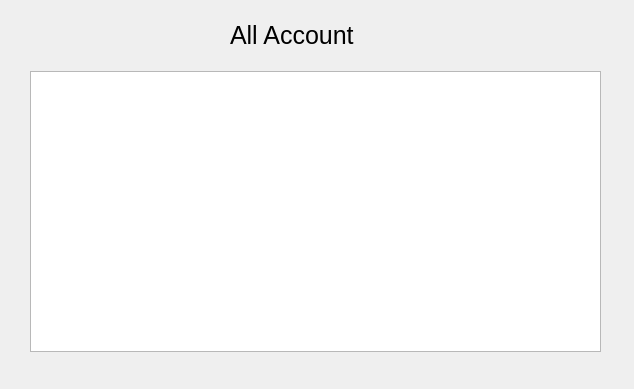
<?xml version="1.0" encoding="UTF-8"?>
<ui version="4.0">
 <class>ChangePassword</class>
 <widget class="QWidget" name="ChangePassword">
  <property name="geometry">
   <rect>
    <x>0</x>
    <y>0</y>
    <width>634</width>
    <height>389</height>
   </rect>
  </property>
  <property name="windowTitle">
   <string>Form</string>
  </property>
  <widget class="QLabel" name="label">
   <property name="geometry">
    <rect>
     <x>230</x>
     <y>20</y>
     <width>131</width>
     <height>31</height>
    </rect>
   </property>
   <property name="styleSheet">
    <string notr="true">font-size:25px</string>
   </property>
   <property name="text">
    <string>All Account</string>
   </property>
  </widget>
  <widget class="QTableView" name="tableAccount">
   <property name="geometry">
    <rect>
     <x>30</x>
     <y>71</y>
     <width>571</width>
     <height>281</height>
    </rect>
   </property>
  </widget>
 </widget>
 <resources/>
 <connections/>
</ui>
